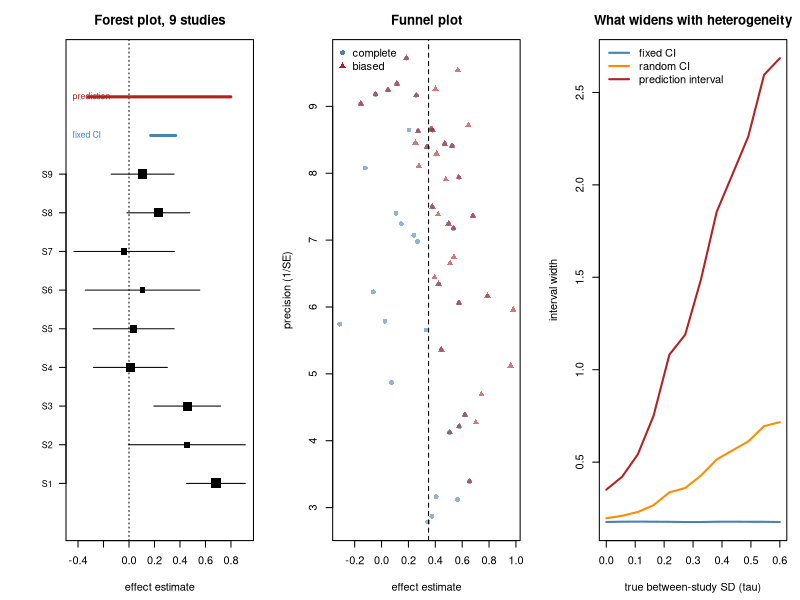

R code for this plot:
## ---- chunk 1
MODULE_NAME <- "27_meta_analysis"
OUT <- file.path(Sys.getenv("STATS_OUT", unset = "results"), MODULE_NAME)
dir.create(OUT, recursive = TRUE, showWarnings = FALSE)
header <- function(txt) cat("\n", strrep("=", 72), "\n", txt, "\n",
                            strrep("=", 72), "\n", sep = "")
set.seed(27)
## ---- chunk 2
fixed_effect <- function(est, se) {
  w <- 1 / se^2
  c(theta = sum(w * est) / sum(w), se = sqrt(1 / sum(w)))
}
## ---- chunk 3
heterogeneity <- function(est, se) {
  w <- 1 / se^2
  theta_fe <- sum(w * est) / sum(w)
  Q <- sum(w * (est - theta_fe)^2)
  k <- length(est)
  I2 <- if (Q > 0) max(0, (Q - (k - 1)) / Q) else 0
  denom <- sum(w) - sum(w^2) / sum(w)
  tau2 <- if (denom > 0) max(0, (Q - (k - 1)) / denom) else 0
  c(Q = Q, p = pchisq(Q, k - 1, lower.tail = FALSE), I2 = I2, tau2 = tau2)
}
## ---- chunk 4
random_effects <- function(est, se) {
  tau2 <- heterogeneity(est, se)[["tau2"]]
  w <- 1 / (se^2 + tau2)
  theta <- sum(w * est) / sum(w)
  se_theta <- sqrt(1 / sum(w))
  k <- length(est)
  half <- qt(0.975, max(k - 2, 1)) * sqrt(tau2 + se_theta^2)
  c(theta = theta, se = se_theta, tau2 = tau2,
    lo = theta - half, hi = theta + half)
}
## ---- chunk 5
header("1. Inverse-variance pooling (38.1)")
TRUE_EFF <- 0.35
n_i <- c(40, 80, 150, 60, 900)
se <- 2 / sqrt(n_i)
est <- rnorm(5, TRUE_EFF, se)
cat(sprintf("  true effect = %.2f\n\n", TRUE_EFF))
cat(sprintf("  %-9s%7s%11s%8s%11s\n", "study", "n", "estimate", "SE",
            "weight %"))
w <- 1 / se^2
for (i in 1:5)
  cat(sprintf("  %-9s%7d%11.3f%8.3f%11.1f\n", paste0("S", i), n_i[i], est[i],
              se[i], 100 * w[i] / sum(w)))
fe <- fixed_effect(est, se)
cat(sprintf("\n  fixed-effect pooled = %.3f (95%% CI %.3f to %.3f)\n",
            fe[1], fe[1] - 1.96 * fe[2], fe[1] + 1.96 * fe[2]))
cat(sprintf("  simple unweighted mean = %.3f\n", mean(est)))
cat("\n  Inverse-variance weighting is not a convention, it is the
  minimum-variance combination. Note the weight column: the largest study
  carries most of the answer, which is correct when every study estimates the
  same thing.

  That last clause is the entire question of this module.\n")
## ---- chunk 6
header("2. Detecting heterogeneity (38.2)-(38.4)")
make_studies <- function(k = 8, tau = 0, base_n = 120, seed = 0) {
  set.seed(seed)
  n <- sample(seq(base_n %/% 3, base_n * 3), k, replace = TRUE)
  s <- 2 / sqrt(n)
  theta_i <- rnorm(k, TRUE_EFF, tau)         # study-specific true effects
  list(est = rnorm(k, theta_i, s), se = s)
}
cat("  averaged over 400 replicate meta-analyses of k = 10 studies each\n\n")
cat(sprintf("  %-10s%9s%10s%10s%15s%16s%11s\n", "true tau", "mean Q",
            "Q p<0.05", "mean I2", "mean tau2-hat", "SD of tau2-hat",
            "true tau2"))
for (tau in c(0.0, 0.10, 0.25, 0.50)) {
  acc <- t(sapply(1:400, function(i) {
    s2 <- make_studies(k = 10, tau = tau, seed = 3300 + i)
    heterogeneity(s2$est, s2$se) }))
  cat(sprintf("  %-10.2f%9.2f%10.2f%10.2f%15.4f%16.4f%11.4f\n", tau,
              mean(acc[, 1]), mean(acc[, 2] < 0.05), mean(acc[, 3]),
              mean(acc[, 4]), sd(acc[, 4]), tau^2))
}
cat("\n  On average tau2-hat lands close to the truth, so DerSimonian-Laird is
  roughly unbiased here. Now read the SD column: at k = 10 the spread of
  tau2-hat is about as large as tau2 itself. A SINGLE meta-analysis can easily
  report tau2-hat = 0 when tau2 is genuinely 0.01, or double the true value.

  So treat a reported tau2 as a rough indication, not a measurement, and never
  conclude \"no heterogeneity\" from one small tau2-hat.

  Two further cautions. Q has low power with few studies, so p > 0.05 for Q is not
  evidence of homogeneity when k is small. And I2 is a PROPORTION of total
  variability, not an amount: large studies have small within-study variance,
  so the same absolute heterogeneity produces a much larger I2. An I2 of 90%
  among huge studies can be practically irrelevant, and an I2 of 20% among
  tiny ones can hide a lot.\n")
## ---- chunk 7
header("3. Fixed and random effects answer different questions")
st_ <- make_studies(k = 10, tau = 0.30, seed = 5)
e_ <- st_$est; s_ <- st_$se
fe <- fixed_effect(e_, s_); re <- random_effects(e_, s_)
I2 <- heterogeneity(e_, s_)[["I2"]]
cat(sprintf("  10 studies, real between-study SD = 0.30, I2 = %.2f\n\n", I2))
cat(sprintf("  %-26s%10s%22s%9s\n", "model", "estimate", "95% CI", "width"))
cat(sprintf("  %-26s%10.3f%22s%9.3f\n", "fixed effect (38.1)", fe[1],
            sprintf("(%.2f, %.2f)", fe[1] - 1.96 * fe[2], fe[1] + 1.96 * fe[2]),
            3.92 * fe[2]))
cat(sprintf("  %-26s%10.3f%22s%9.3f\n", "random effects (38.5)", re[["theta"]],
            sprintf("(%.2f, %.2f)", re[["theta"]] - 1.96 * re[["se"]],
                    re[["theta"]] + 1.96 * re[["se"]]), 3.92 * re[["se"]]))
cat(sprintf("  %-26s%10s%22s%9.3f\n", "prediction interval (38.6)", "",
            sprintf("(%.2f, %.2f)", re[["lo"]], re[["hi"]]),
            re[["hi"]] - re[["lo"]]))
cat("\n  The fixed-effect interval is the narrowest and the most misleading: it
  answers \"where is THE effect\" in a world where there is no single effect.

  The random-effects interval covers the MEAN of the distribution of effects.
  It is wider, but it is still an interval for an average.

  The prediction interval covers where the NEXT study would land, and it is
  much wider than both. If someone asks \"what should I expect if I run this
  experiment\", that is the interval that answers them. Reporting only the
  random-effects mean under heterogeneity hides most of the uncertainty that
  matters for a decision.\n")
## ---- chunk 8
header("4. Why random effects are dangerous under publication bias")
w_fe <- 1 / s_^2
t2 <- heterogeneity(e_, s_)[["tau2"]]
w_re <- 1 / (s_^2 + t2)
ord <- order(s_, decreasing = TRUE)        # smallest studies first
cat(sprintf("  %-12s%24s%26s\n", "study SE", "fixed-effect weight %",
            "random-effects weight %"))
for (i in ord[1:5])
  cat(sprintf("  %-12.3f%24.1f%26.1f\n", s_[i], 100 * w_fe[i] / sum(w_fe),
              100 * w_re[i] / sum(w_re)))
cat("\n  Adding tau2 to every denominator compresses the weights toward
  equality, so small studies gain influence. That is correct if small studies
  are simply noisier draws from the same distribution.

  It is harmful if small studies are systematically different, which is
  exactly what publication bias produces: a small study is publishable only if
  it found a large effect. Random effects then give extra weight to precisely
  the studies most likely to be biased.\n")

## ---- chunk 9
header("4b. Publication bias, measured")
biased_meta <- function(k = 20, tau = 0.2, publish_bias = TRUE, seed = 0) {
  set.seed(seed)
  e_all <- s_all <- numeric(0); tries <- 0
  while (length(e_all) < k && tries < 5000) {
    tries <- tries + 1
    n <- sample(25:400, 1)
    s <- 2 / sqrt(n)
    v <- rnorm(1, rnorm(1, TRUE_EFF, tau), s)
    # Small studies only get published if they reach significance.
    if (publish_bias && n < 300 && abs(v / s) < 1.96) next
    e_all <- c(e_all, v); s_all <- c(s_all, s)
  }
  list(est = e_all, se = s_all)
}
## ---- chunk 10
egger_p <- function(est, se)
  summary(lm(I(est / se) ~ I(1 / se)))$coefficients[1, 4]
cat(sprintf("  true effect = %.2f\n\n", TRUE_EFF))
cat(sprintf("  %-34s%9s%9s%10s\n", "literature", "fixed", "random",
            "Egger p"))
for (z in list(list("complete (no bias)", FALSE),
               list("only significant small studies", TRUE))) {
  fes <- res <- egg <- numeric(150)
  for (i in 1:150) {
    b <- biased_meta(publish_bias = z[[2]], seed = 800 + i)
    fes[i] <- fixed_effect(b$est, b$se)[1]
    res[i] <- random_effects(b$est, b$se)[["theta"]]
    egg[i] <- egger_p(b$est, b$se)
  }
  cat(sprintf("  %-34s%9.3f%9.3f%9.1f%%\n", z[[1]], mean(fes), mean(res),
              100 * mean(egg < 0.05)))
}
cat("\n  Under publication bias both estimators are inflated, and the
  random-effects estimate is inflated MORE, because it leans on the small
  studies that were filtered. The Egger column reports how often the asymmetry
  test catches it.

  Always look at a funnel plot and test asymmetry before quoting a pooled
  effect, and be aware the test has poor power with few studies.\n")
## ---- chunk 11
header("5. Fisher's method answers a different question (38.7)")
fisher_p <- function(p)
  pchisq(-2 * sum(log(pmax(p, 1e-300))), 2 * length(p), lower.tail = FALSE)
scen <- list("5 studies, all weakly positive" = c(0.04, 0.08, 0.06, 0.09, 0.05),
             "4 null studies, 1 very strong" = c(0.8, 0.6, 0.45, 0.9, 1e-6),
             "3 positive, 2 equally negative" = c(0.01, 0.02, 0.03, 0.01, 0.02))
cat(sprintf("  %-34s%18s\n", "scenario", "Fisher p (38.7)"))
for (nm in names(scen))
  cat(sprintf("  %-34s%18.2e\n", nm, fisher_p(scen[[nm]])))
cat("\n  Every scenario is 'significant', including the one where a single
  study carries everything and the one where the studies could be pointing in
  opposite directions. Fisher's method tests the GLOBAL NULL that no study has
  any effect. Rejecting it tells you something happened somewhere.

  It gives no effect size, no direction and no interval, so it cannot answer
  \"how big is it\" or \"should I expect this to work\". Use it for screening
  (does this gene do anything in any of these datasets), never as a summary of
  evidence for an effect.\n")
## ---- chunk 12
png(file.path(OUT, "meta_analysis.png"), width = 1300, height = 450)
par(mfrow = c(1, 3), mar = c(4.5, 5, 3, 1))
stf <- make_studies(k = 9, tau = 0.25, seed = 11)
e_f <- stf$est; s_f <- stf$se
fe_f <- fixed_effect(e_f, s_f); re_f <- random_effects(e_f, s_f)
yp <- seq_along(e_f)
plot(e_f, yp, xlim = range(c(e_f - 2 * s_f, e_f + 2 * s_f, re_f[["lo"]],
                             re_f[["hi"]])),
     ylim = c(0, length(e_f) + 3), pch = 15,
     cex = 0.3 + 2 / (s_f * 10), yaxt = "n", ylab = "",
     xlab = "effect estimate", main = "Forest plot, 9 studies")
segments(e_f - 1.96 * s_f, yp, e_f + 1.96 * s_f, yp)
axis(2, yp, paste0("S", yp), las = 1, cex.axis = 0.8)
abline(v = 0, lty = 3)
segments(fe_f[1] - 1.96 * fe_f[2], length(e_f) + 1,
         fe_f[1] + 1.96 * fe_f[2], length(e_f) + 1, lwd = 3, col = "steelblue")
segments(re_f[["lo"]], length(e_f) + 2, re_f[["hi"]], length(e_f) + 2,
         lwd = 3, col = "firebrick")
text(par("usr")[1], c(length(e_f) + 1, length(e_f) + 2),
     c("fixed CI", "prediction"), pos = 4, cex = 0.8,
     col = c("steelblue", "firebrick"))
bc <- biased_meta(k = 40, publish_bias = FALSE, seed = 3)
bb <- biased_meta(k = 40, publish_bias = TRUE, seed = 3)
plot(bc$est, 1 / bc$se, pch = 16, col = adjustcolor("steelblue", 0.6),
     xlim = range(c(bc$est, bb$est)), xlab = "effect estimate",
     ylab = "precision (1/SE)", main = "Funnel plot")
points(bb$est, 1 / bb$se, pch = 17, col = adjustcolor("firebrick", 0.6))
abline(v = TRUE_EFF, lty = 2)
legend("topleft", c("complete", "biased"), pch = c(16, 17), bty = "n",
       col = c("steelblue", "firebrick"))
taus <- seq(0, 0.6, length.out = 12)
wid <- t(sapply(taus, function(tt) {
  ws <- replicate(60, {
    s2 <- make_studies(k = 10, tau = tt, seed = sample(1e6, 1))
    f2 <- fixed_effect(s2$est, s2$se); r2 <- random_effects(s2$est, s2$se)
    c(3.92 * f2[2], 3.92 * r2[["se"]], r2[["hi"]] - r2[["lo"]]) })
  rowMeans(ws) }))
matplot(taus, wid, type = "l", lty = 1, lwd = 2,
        col = c("steelblue", "darkorange", "firebrick"),
        xlab = "true between-study SD (tau)", ylab = "interval width",
        main = "What widens with heterogeneity")
legend("topleft", c("fixed CI", "random CI", "prediction interval"),
       lwd = 2, bty = "n", col = c("steelblue", "darkorange", "firebrick"))
invisible(dev.off())
cat("\nFigure written to", file.path(OUT, "meta_analysis.png"), "\n")
## ---- chunk 13

## ---- chunk 14
# cat("  coverage of the MEAN effect, and of a FUTURE study\n\n")
# cat(sprintf("  %-8s%11s%12s%13s%23s\n", "tau", "fixed CI", "random CI",
#             "prediction", "PI covers next study"))
# for (tau in c(0.0, 0.15, 0.30, 0.50)) {
#   cf <- cr <- cp <- cn <- 0; R <- 1500
#   for (i in 1:R) {
#     s2 <- make_studies(k = 10, tau = tau, seed = 4000 + i)
#     f2 <- fixed_effect(s2$est, s2$se); r2 <- random_effects(s2$est, s2$se)
#     cf <- cf + (abs(f2[1] - TRUE_EFF) < 1.96 * f2[2])
#     cr <- cr + (abs(r2[["theta"]] - TRUE_EFF) < 1.96 * r2[["se"]])
#     cp <- cp + (r2[["lo"]] <= TRUE_EFF && TRUE_EFF <= r2[["hi"]])
#     set.seed(9000 + i)
#     nxt <- if (tau > 0) rnorm(1, TRUE_EFF, tau) else TRUE_EFF
#     cn <- cn + (r2[["lo"]] <= nxt && nxt <= r2[["hi"]])
#   }
#   cat(sprintf("  %-8.2f%10.1f%%%11.1f%%%12.1f%%%22.1f%%\n", tau, 100*cf/R,
#               100*cr/R, 100*cp/R, 100*cn/R))
# }
#
# ## At tau = 0 everything works. As heterogeneity grows the fixed-effect
# ## interval collapses toward zero coverage of the mean, because it treats
# ## between-study variation as if it did not exist. The random-effects
# ## interval holds up much better.
# ##
# ## The last column is the one that matters for a reader. The prediction
# ## interval keeps covering where a NEW study lands, which is the question
# ## anyone planning an experiment is actually asking. A random-effects CI is
# ## not designed to do that and should not be read as if it were.
## ---- chunk 15

## ---- chunk 16
# cat("  power of the Q test to detect real heterogeneity\n\n")
# cat(sprintf("  %-12s%12s%12s%12s\n", "k studies", "tau=0", "tau=0.2",
#             "tau=0.4"))
# for (k in c(3, 5, 10, 20, 50)) {
#   row <- sapply(c(0.0, 0.2, 0.4), function(tau)
#     mean(sapply(1:600, function(i) {
#       s2 <- make_studies(k = k, tau = tau, seed = 6000 + i)
#       heterogeneity(s2$est, s2$se)[["p"]] < 0.05 })))
#   cat(sprintf("  %-12d%12.2f%12.2f%12.2f\n", k, row[1], row[2], row[3]))
# }
#
# ## The tau = 0 column is the false positive rate and sits near 0.05
# ## throughout, so the test is calibrated.
# ##
# ## The other columns show the problem: with 3 to 5 studies, which is the size
# ## of most meta-analyses in biology, the test misses real heterogeneity most
# ## of the time. "Q was not significant so we used fixed effects" is therefore
# ## a weak argument, and with few studies it is close to no argument at all.
# ##
# ## The practical response is to decide between fixed and random effects on
# ## grounds of what the studies ARE, different populations, protocols and
# ## platforms, rather than on a test that cannot see the answer.
## ---- chunk 17

## ---- chunk 18
# set.seed(77)
# G <- 3000
# true_lfc <- c(rnorm(200, 0, 0.8), rep(0, G - 200))
# study_se <- c(0.25, 0.30, 0.55, 0.22, 0.60)        # differing quality
# batch_shift <- c(0.0, 0.0, 0.35, 0.0, -0.30)       # two studies are biased
# E <- S <- P <- matrix(0, 5, G)
# for (j in 1:5) {
#   E[j, ] <- rnorm(G, true_lfc + batch_shift[j], study_se[j])
#   S[j, ] <- study_se[j]
#   P[j, ] <- 2 * pnorm(-abs(E[j, ] / study_se[j]))
# }
# is_de <- true_lfc != 0
# fe_p <- re_p <- fi_p <- numeric(G)
# for (g in 1:G) {
#   f2 <- fixed_effect(E[, g], S[, g]); r2 <- random_effects(E[, g], S[, g])
#   fe_p[g] <- 2 * pnorm(-abs(f2[1] / f2[2]))
#   re_p[g] <- 2 * pnorm(-abs(r2[["theta"]] / r2[["se"]]))
#   fi_p[g] <- fisher_p(P[, g])
# }
# cat(sprintf("  %-32s%13s%8s%8s\n", "method", "discoveries", "FDP", "power"))
# for (z in list(list("fixed effect on effect sizes", fe_p),
#                list("random effects on effect sizes", re_p),
#                list("Fisher on p-values (38.7)", fi_p))) {
#   rej <- p.adjust(z[[2]], "BH") < 0.05
#   cat(sprintf("  %-32s%13d%8.3f%8.3f\n", z[[1]], sum(rej),
#               sum(rej & !is_de) / max(sum(rej), 1),
#               sum(rej & is_de) / sum(is_de)))
# }
#
# ## Two of the five studies carry a systematic shift, the kind an uncorrected
# ## batch or platform difference produces. Fixed effects ignore that and
# ## report a high false discovery proportion. Random effects absorb the shift
# ## into tau2 and are far better calibrated, at some cost in power.
# ##
# ## Fisher's method is the worst of the three here, and for a reason worth
# ## understanding: it combines EVIDENCE AGAINST THE NULL regardless of
# ## DIRECTION, so a gene pushed up in two biased studies and down in the
# ## others still accumulates a small combined p-value. Direction is
# ## information, and p-value pooling throws it away.
# ##
# ## For omics meta-analysis, pool effect sizes with random effects, and check
# ## for study-level shifts before pooling at all.
